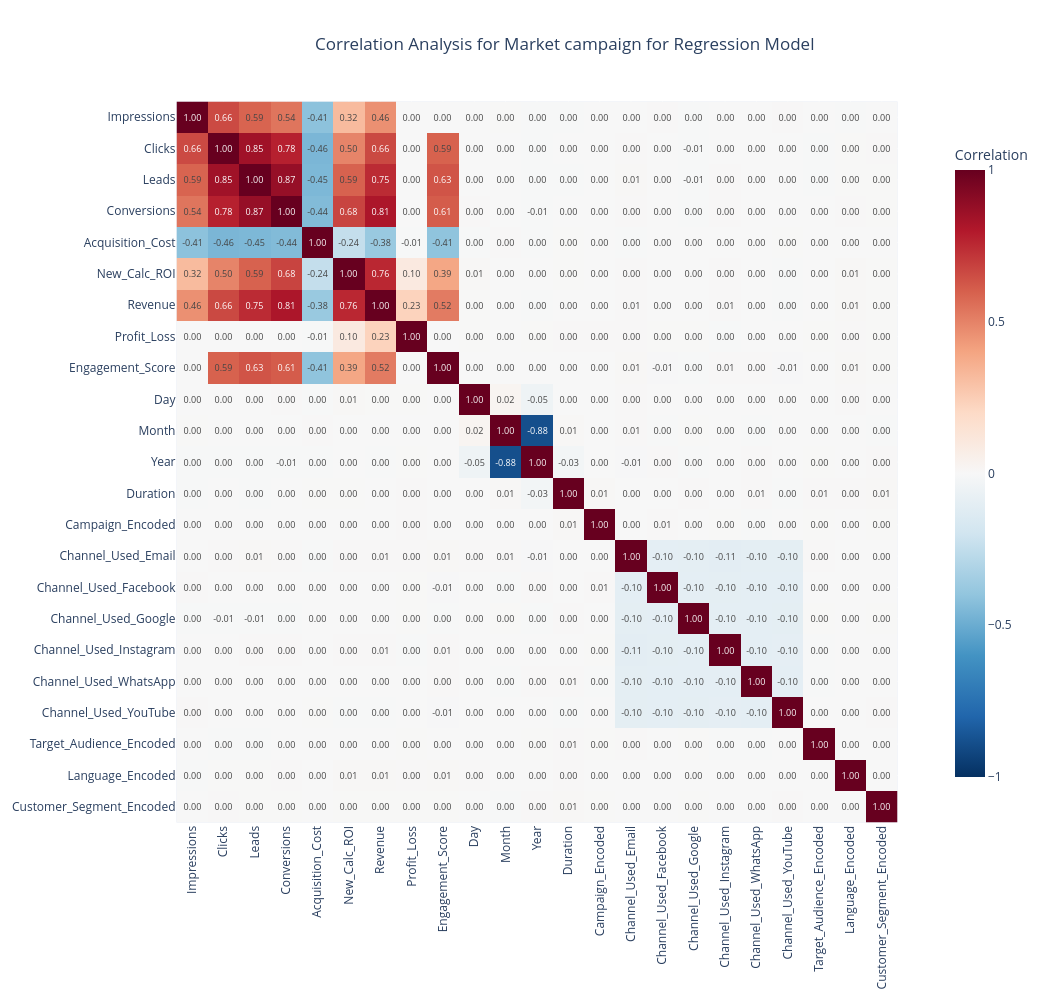

The code cell stored with this chart in its notebook:
### Code cell
# Heatmap: using Plotly:
regression_correlation_heatmap_fig = px.imshow(regression_correlation_matrix, 
                                                 title='Correlation Analysis for Market campaign for Regression Model',
                                                 color_continuous_scale="RDBu_r",
                                                 color_continuous_midpoint=0,
                                                 labels = dict(color="Correlation",fontsize = 10, fontweight = 'bold'),
                                                 text_auto='.2f',
                                                 aspect="equal"                              
                                                  )
regression_correlation_heatmap_fig.update_layout(title_x = 0.30,
                                                   width=1050,
                                                   height=1000,
                                                   xaxis=dict(tickangle=-90),
                                                   coloraxis_colorbar=dict(
                                                   len=0.9,                      
                                                   yanchor="middle",             
                                                   y=0.5     )
                                                      )
regression_correlation_heatmap_fig.show()

joblib.dump(regression_correlation_heatmap_fig, r"C:\Users\jagad\Documents\my_classes\Tasks\mini_project_3-marketing_campaign_performance_prediction\models\regression_correlation_heatmap_chart.pkl" )
print("correlation heatmap analysis is saved sucessfuly!")

### Figure 1 — Plotly figure (JSON) as saved in the notebook; plotly's stock layout.template omitted (floating-point values rounded to 4 significant figures; data arrays with more than 128 entries replaced by an {"elided": "..."} marker saying what was removed)
{"data": [{"coloraxis": "coloraxis", "hovertemplate": "x: %{x}<br>y: %{y}<br>Correlation: %{z}<extra></extra>", "name": "0", "texttemplate": "%{z:.2f}", "type": "heatmap", "x": ["Impressions", "Clicks", "Leads", "Conversions", "Acquisition_Cost", "New_Calc_ROI", "Revenue", "Profit_Loss", "Engagement_Score", "Day", "Month", "Year", "Duration", "Campaign_Encoded", "Channel_Used_Email", "Channel_Used_Facebook", "Channel_Used_Google", "Channel_Used_Instagram", "Channel_Used_WhatsApp", "Channel_Used_YouTube", "Target_Audience_Encoded", "Language_Encoded", "Customer_Segment_Encoded"], "xaxis": "x", "y": ["Impressions", "Clicks", "Leads", "Conversions", "Acquisition_Cost", "New_Calc_ROI", "Revenue", "Profit_Loss", "Engagement_Score", "Day", "Month", "Year", "Duration", "Campaign_Encoded", "Channel_Used_Email", "Channel_Used_Facebook", "Channel_Used_Google", "Channel_Used_Instagram", "Channel_Used_WhatsApp", "Channel_Used_YouTube", "Target_Audience_Encoded", "Language_Encoded", "Customer_Segment_Encoded"], "yaxis": "y", "z": {"elided": "23x23 float values"}}], "layout": {"coloraxis": {"cmid": 0, "colorbar": {"len": 0.9, "title": {"text": "Correlation"}, "y": 0.5, "yanchor": "middle"}, "colorscale": [[0, "rgb(5,48,97)"], [0.1, "rgb(33,102,172)"], [0.2, "rgb(67,147,195)"], [0.3, "rgb(146,197,222)"], [0.4, "rgb(209,229,240)"], [0.5, "rgb(247,247,247)"], [0.6, "rgb(253,219,199)"], [0.7, "rgb(244,165,130)"], [0.8, "rgb(214,96,77)"], [0.9, "rgb(178,24,43)"], [1, "rgb(103,0,31)"]]}, "height": 1000, "title": {"text": "Correlation Analysis for Market campaign for Regression Model", "x": 0.3}, "width": 1050, "xaxis": {"anchor": "y", "constrain": "domain", "domain": [0, 1], "scaleanchor": "y", "tickangle": -90}, "yaxis": {"anchor": "x", "autorange": "reversed", "constrain": "domain", "domain": [0, 1]}}}
